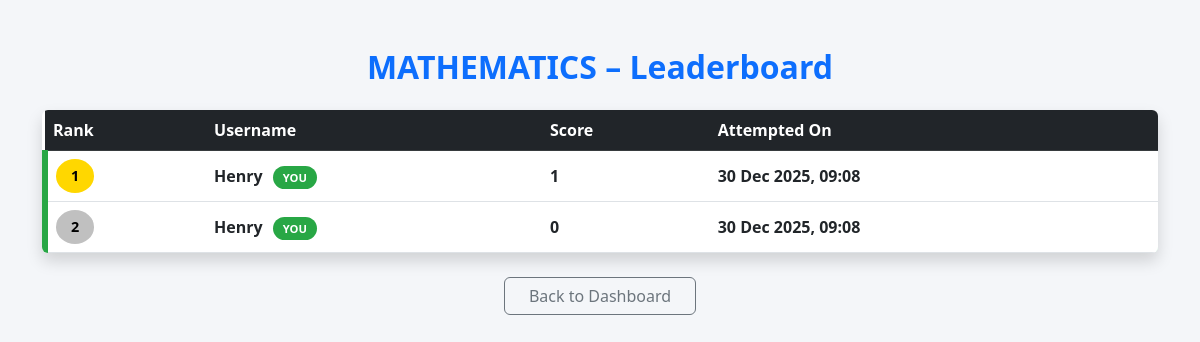
The page /leaderboard/1/1 (signed in) on the database its author committed.
### app.py (models this page shows)
class Quiz(db.Model):
    id = db.Column(db.Integer, primary_key=True)
    title = db.Column(db.String(100), nullable=False)
    created_at = db.Column(db.DateTime, default=datetime.utcnow)
    chapters = db.relationship('Chapter', backref='quiz', lazy=True, cascade='all, delete-orphan')

class QuizAttempt(db.Model):
    id = db.Column(db.Integer, primary_key=True)
    user_id = db.Column(db.Integer, db.ForeignKey('user.id'), nullable=False)
    quiz_id = db.Column(db.Integer, db.ForeignKey('quiz.id'), nullable=False)
    chapter_id = db.Column(db.Integer, db.ForeignKey('chapter.id'), nullable=True)
    score = db.Column(db.Integer, nullable=True)
    answers = db.Column(db.Text, nullable=True)
    timestamp = db.Column(db.DateTime, default=datetime.utcnow)
    user = db.relationship('User', backref='quiz_attempts')
    quiz = db.relationship('Quiz', backref='attempts')
    chapter = db.relationship('Chapter', backref='attempts')

class User(db.Model):
    id = db.Column(db.Integer, primary_key=True)
    username = db.Column(db.String(50), nullable=False, unique=True)
    password = db.Column(db.String(255), nullable=False)  # Changed from Integer to String
    fullname = db.Column(db.String(50), nullable=False)
    dob = db.Column(db.Date, nullable=False)
    created_at = db.Column(db.DateTime, default=datetime.utcnow)

### app.py (the view)
@app.route('/leaderboard/<int:quiz_id>/<int:chapter_id>')
@login_required
def leaderboard(quiz_id, chapter_id):
    quiz = Quiz.query.get_or_404(quiz_id)
    chapter = Chapter.query.get_or_404(chapter_id)
    top_attempts = QuizAttempt.query.filter_by(
        quiz_id=quiz_id,
        chapter_id=chapter_id
    ).order_by(
        QuizAttempt.score.desc(),
        QuizAttempt.timestamp.asc()
    ).limit(10).all()
    current_user_id = session.get('user_id')
    return render_template(
        'leaderboard.html',
        quiz=quiz,
        chapter=chapter,
        top_attempts=top_attempts,
        current_user_id=current_user_id
    )

### app.py (called while the page is built)
def login_required(f):
    @wraps(f)
    def decorated_function(*args, **kwargs):
        if 'user_id' not in session:
            flash('Please log in to access this page.', 'warning')
            return redirect(url_for('user_login'))
        return f(*args, **kwargs)
    return decorated_function

### templates/leaderboard.html (shortened to what this page needs)
<!DOCTYPE html>
<html lang="en">
<head>
    <link href="https://cdn.jsdelivr.net/npm/bootstrap@5.3.0/dist/css/bootstrap.min.css" rel="stylesheet">
</head>
<body>
<div class="container py-5">
    <h2 class="text-center mb-4 text-primary fw-bold">
        {{ quiz.title }} – Leaderboard
    </h2>
    <div class="table-responsive shadow rounded bg-white">
        <table class="table table-hover align-middle mb-0">
            <thead class="table-dark">
                <tr>
                    <th>Rank</th>
                    <th>Username</th>
                    <th>Score</th>
                    <th>Attempted On</th>
                </tr>
            </thead>
            <tbody>
            {% for attempt in top_attempts %}
                <tr class="{% if attempt.user_id == current_user_id %}my-rank{% endif %}">
                    <td>
                        <span class="rank-badge
                            {% if loop.index == 1 %}top-rank-1
                            {% elif loop.index == 2 %}top-rank-2
                            {% elif loop.index == 3 %}top-rank-3
                            {% else %}bg-primary text-white{% endif %}">
                            {{ loop.index }}
                        </span>
                    </td>
                    <td>
                        {{ attempt.user.username }}
                        {% if attempt.user_id == current_user_id %}
                            <span class="you-badge">YOU</span>
                        {% endif %}
                    </td>
                    <td class="fw-bold">{{ attempt.score }}</td>
                    <td>{{ attempt.timestamp.strftime("%d %b %Y, %H:%M") }}</td>
                </tr>
            {% else %}
                <tr>
                    <td colspan="4" class="text-center text-muted py-4">
                        No attempts yet
                    </td>
                </tr>
            {% endfor %}
            </tbody>
        </table>
    </div>
    <div class="text-center mt-4">
        <a href="/user/dashboard" class="btn btn-outline-secondary px-4">
            Back to Dashboard
        </a>
    </div>
</div>
</body>
</html>

### templates/leaderboard.html (style rules this page uses)
body { background: #f4f6f9; }
.rank-badge { font-size: 0.9rem; padding: 6px 10px; border-radius: 50%; min-width: 38px; display: inline-block; text-align: center; }
.top-rank-1 { background: gold; color: black; }
.top-rank-2 { background: silver; color: black; }
.my-rank { background: linear-gradient(90deg, #e0ffe8, #c8f7dc) !important; font-weight: 600; border-left: 6px solid #28a745; animation: glow 1.4s ease-in-out infinite alternate; }
.you-badge { background-color: #28a745; color: white; font-size: 0.7rem; padding: 4px 10px; border-radius: 20px; margin-left: 6px; }

### rows shown on the page
Quiz: title "MATHEMATICS"
QuizAttempt: user.username "Henry", shows "YOU", score "1", timestamp "30 Dec 2025, 09:08"
QuizAttempt: user.username "Henry", shows "YOU", score "0", timestamp "30 Dec 2025, 09:08"
